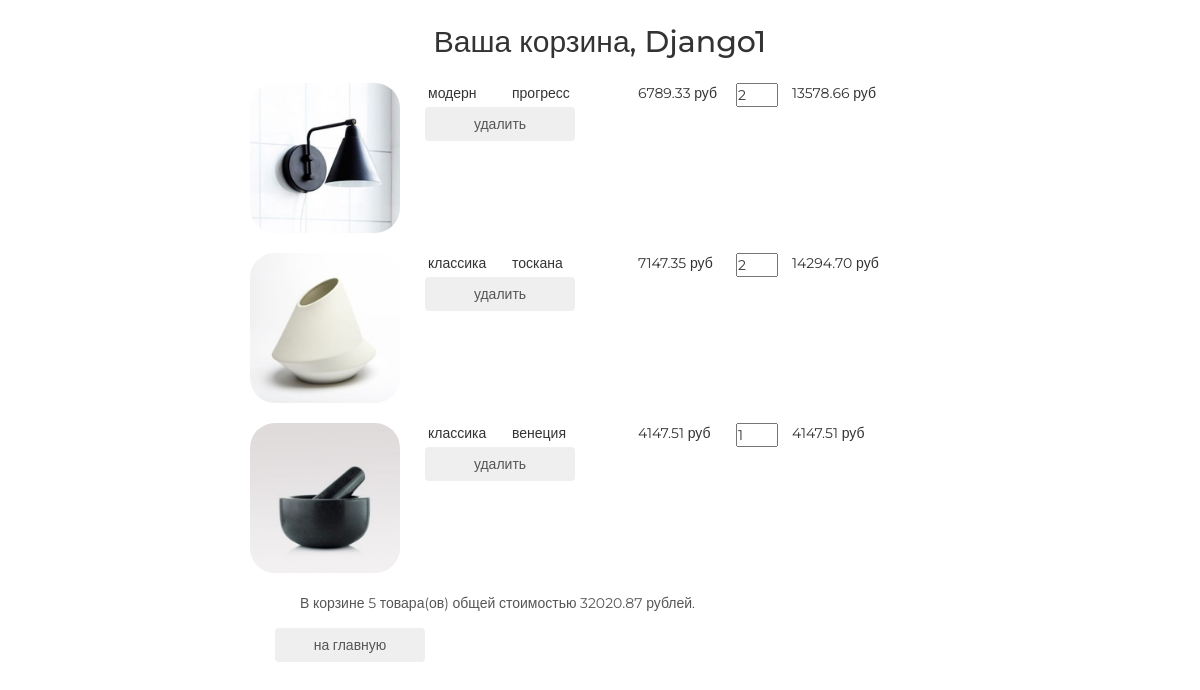
/basket/ (signed in), run on the app's committed database.
### authapp/models.py (models this page shows)
class ShopUser(AbstractUser):
    avatar = models.ImageField(upload_to='users_avatars', blank=True)
    age = models.PositiveSmallIntegerField(verbose_name='возраст')

### basketapp/models.py (models this page shows)
class Basket(models.Model):
    user = models.ForeignKey(settings.AUTH_USER_MODEL, on_delete=models.CASCADE, related_name='basket')
    product = models.ForeignKey(Product, on_delete=models.CASCADE)
    quantity =models.PositiveSmallIntegerField(verbose_name='количество', default=0)
    add_datetime = models.DateTimeField(auto_now_add=True, verbose_name='время')
    @property
    def product_cost(self):
        return self.product.price * self.quantity
    @property
    def total_quantity(self):
        _items = Basket.objects.filter(user=self.user)
        _totalquantity = sum(list(map(lambda x: x.quantity, _items)))
        return _totalquantity
    @property
    def total_cost(self):
        _items = Basket.objects.filter(user=self.user)
        _totalcost = sum(list(map(lambda x: x.product_cost, _items)))
        return _totalcost

### mainapp/models.py (models this page shows, shortened)
class Product(models.Model):
    category = models.ForeignKey(ProductCategory, on_delete=models.CASCADE)
    name = models.CharField(max_length=128, verbose_name='имя')
    image = models.ImageField(upload_to='products_images', blank=True)
    short_desc = models.CharField(max_length=64, verbose_name='краткое описание', blank=True)
    description = models.TextField(blank=True, verbose_name='описание')
    price = models.DecimalField(verbose_name='цена', max_digits=8, decimal_places=2, default=0)
    quantity = models.PositiveSmallIntegerField(verbose_name='количество на складе', default=0)
    is_active = models.BooleanField(verbose_name='активность', default=True)

class ProductCategory(models.Model):
    name = models.CharField(max_length=64, unique=True, verbose_name='имя')
    description = models.TextField(verbose_name='описание', blank=True)
    is_active = models.BooleanField(verbose_name='активность', default=True)

### basketapp/views.py (the view)
# urls.py: path('', basketapp.basket, name='view'),
@login_required
def basket(request):
    title = 'Корзина'
    basket_items = Basket.objects.filter(user=request.user).order_by('product__category')
    content = {
        'title': title,
        'basket_items': basket_items
    }
    return render(request, 'basketapp/basket.html', content)

### basketapp/templates/basketapp/basket.html
{% extends 'basketapp/base.html' %}
{% load static %}
{% block content %}
    <div class="basket_list">
        {% include 'basketapp/includes/inc_basket_list.html' %}
    </div>
    <button class="btn btn-round">
        <a href="{% url 'main' %}">на главную</a>
    </button>
{% endblock %}

### basketapp/templates/basketapp/base.html (shortened to what this page needs)
{% load static %}
<!DOCTYPE html>
<html>
<head>
    {% block css %}
        <link rel="stylesheet" type="text/css" href="{% static 'css/bootstrap.min.css' %}">
        <link rel="stylesheet" type="text/css" href="{% static 'css/style.css' %}">
        <link rel="stylesheet" href="{% static 'fonts/font-awesome/css/font-awesome.css' %}">
    {% endblock %}
</head>
<body>
<div class="basket_container">
    <div class="h2 text-center head">
        Ваша корзина,
        {% if user.first_name %}
            {{ user.first_name|title }}
        {% else %}
            Пользователь
        {% endif %}
    </div>
    {% block content %}
    {% endblock %}
    <div class="clr"></div>
</div>
</body>
</html>

### basketapp/templates/basketapp/includes/inc_basket_list.html
{% for item in basket_items %}
    <div class="basket_record">
        <img src="/media/{{ item.product.image }}"
             alt="{{ item.product.short_desc }}">
        <span class="category_name">{{ item.product.category.name }}</span>
        <span class="product_name">{{ item.product.name }}</span>
        <span class="product_price">{{ item.product.price }}&nbspруб</span>
        <input type="number" name="{{ item.pk }}" min="0" value="{{ item.quantity }}">
        <span class="product_cost">{{ item.product_cost }}&nbspруб</span>
        <button class="btn btn-round">
            <a href="{% url 'basket:remove' item.pk %}" class="">
                удалить
            </a>
        </button>
    </div>
{% endfor %}
{% if basket_items %}
    <div class="basket_summary">
        В корзине {{ basket_items.0.total_quantity }} товара(ов) общей стоимостью
        {{ basket_items.0.total_cost }} рублей.
    </div>
{% endif %}

### static/css/style.css (style rules this page uses)
* { margin: 0; padding: 0; }
body { font-family: 'Montserrat', sans-serif; }
html, body { height: 100%; }
.basket_container { margin: 25px auto; width: 700px; }
.basket_list input[type="number"] { width: 3em; position: relative; display: block; float: left; }
.basket_list span.category_name { margin-left: 2em; width: 5em; position: relative; display: block; float: left; }
.basket_list span.product_name { margin-left: 1em; width: 8em; position: relative; display: block; float: left; }
.basket_list span.product_price { margin-left: 1em; width: 7em; position: relative; display: block; float: left; }
.basket_list span.product_cost { margin-left: 1em; width: 7em; position: relative; display: block; float: left; }
.basket_list .basket_record { position: relative; display: block; height: 170px; float: none; }
.basket_container .head { margin: 25px auto; }
.basket_container button { margin-left: 25px; width: 150px; display: block; float: left; }
.basket_container button a { text-decoration: none; color: #555; }
.basket_container img { display: block; float: left; width: 150px; border-radius: 25px; }
.basket_container .basket_summary { display: block; margin-left: 50px; margin-bottom: 15px; color: #555; }
.clr { height: 384px; }

### data on the page
ShopUser: first_name "Django1"
Basket: product.image (picture), product.category.name "модерн", product.name "прогресс", product.price "6789.33", quantity "2", product_cost "13578.66", user+quantity "5", user+product+quantity "32020.87"
Basket: product.image (picture), product.category.name "классика", product.name "тоскана", product.price "7147.35", quantity "2", product_cost "14294.70"
Basket: product.image (picture), product.category.name "классика", product.name "венеция", product.price "4147.51", quantity "1", product_cost "4147.51"
